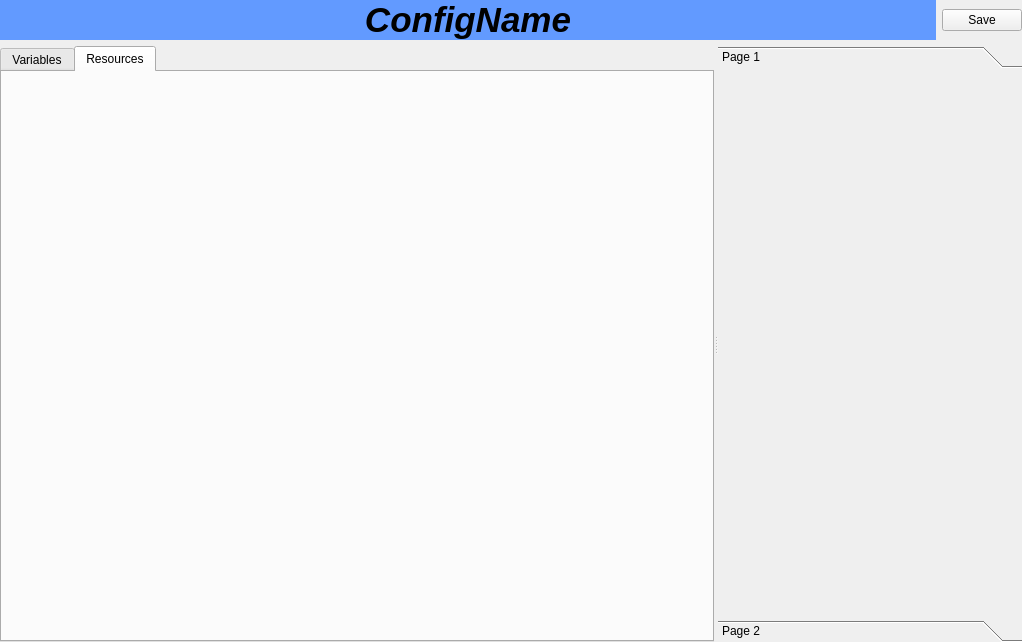
<?xml version="1.0" encoding="UTF-8"?>
<ui version="4.0">
 <class>ConfigForm</class>
 <widget class="QWidget" name="ConfigForm">
  <property name="geometry">
   <rect>
    <x>0</x>
    <y>0</y>
    <width>1022</width>
    <height>642</height>
   </rect>
  </property>
  <property name="sizePolicy">
   <sizepolicy hsizetype="Expanding" vsizetype="Expanding">
    <horstretch>0</horstretch>
    <verstretch>0</verstretch>
   </sizepolicy>
  </property>
  <property name="windowTitle">
   <string>Form</string>
  </property>
  <layout class="QVBoxLayout" name="verticalLayout">
   <property name="margin">
    <number>0</number>
   </property>
   <item>
    <layout class="QHBoxLayout" name="horizontalLayout">
     <item>
      <widget class="QLabel" name="la_name">
       <property name="sizePolicy">
        <sizepolicy hsizetype="Minimum" vsizetype="Fixed">
         <horstretch>0</horstretch>
         <verstretch>0</verstretch>
        </sizepolicy>
       </property>
       <property name="styleSheet">
        <string notr="true">background-color:rgb(98, 154, 255)</string>
       </property>
       <property name="text">
        <string>&lt;!DOCTYPE HTML PUBLIC &quot;-//W3C//DTD HTML 4.0//EN&quot; &quot;http://www.w3.org/TR/REC-html40/strict.dtd&quot;&gt;
&lt;html&gt;&lt;head&gt;&lt;meta name=&quot;qrichtext&quot; content=&quot;1&quot; /&gt;&lt;style type=&quot;text/css&quot;&gt;
p, li { white-space: pre-wrap; }
&lt;/style&gt;&lt;/head&gt;&lt;body style=&quot; font-family:'Lucida Grande'; font-size:13pt; font-weight:400; font-style:normal;&quot;&gt;
&lt;p align=&quot;center&quot; style=&quot; margin-top:0px; margin-bottom:0px; margin-left:0px; margin-right:0px; -qt-block-indent:0; text-indent:0px;&quot;&gt;&lt;span style=&quot; font-size:26pt; font-weight:600; font-style:italic;&quot;&gt;ConfigName&lt;/span&gt;&lt;/p&gt;&lt;/body&gt;&lt;/html&gt;</string>
       </property>
      </widget>
     </item>
     <item>
      <widget class="QPushButton" name="btn_save">
       <property name="sizePolicy">
        <sizepolicy hsizetype="Maximum" vsizetype="Fixed">
         <horstretch>0</horstretch>
         <verstretch>0</verstretch>
        </sizepolicy>
       </property>
       <property name="text">
        <string>Save</string>
       </property>
      </widget>
     </item>
    </layout>
   </item>
   <item>
    <widget class="QSplitter" name="splitter">
     <property name="sizePolicy">
      <sizepolicy hsizetype="Expanding" vsizetype="Expanding">
       <horstretch>0</horstretch>
       <verstretch>0</verstretch>
      </sizepolicy>
     </property>
     <property name="orientation">
      <enum>Qt::Horizontal</enum>
     </property>
     <widget class="QTabWidget" name="tabs_vars">
      <property name="sizePolicy">
       <sizepolicy hsizetype="Minimum" vsizetype="Expanding">
        <horstretch>0</horstretch>
        <verstretch>0</verstretch>
       </sizepolicy>
      </property>
      <property name="baseSize">
       <size>
        <width>100</width>
        <height>0</height>
       </size>
      </property>
      <property name="currentIndex">
       <number>1</number>
      </property>
      <widget class="QWidget" name="tab_variables">
       <property name="sizePolicy">
        <sizepolicy hsizetype="Minimum" vsizetype="Preferred">
         <horstretch>0</horstretch>
         <verstretch>0</verstretch>
        </sizepolicy>
       </property>
       <attribute name="title">
        <string>Variables</string>
       </attribute>
       <attribute name="toolTip">
        <string>List of available variables</string>
       </attribute>
       <layout class="QVBoxLayout" name="verticalLayout_4">
        <property name="sizeConstraint">
         <enum>QLayout::SetMinimumSize</enum>
        </property>
        <property name="leftMargin">
         <number>0</number>
        </property>
        <property name="rightMargin">
         <number>0</number>
        </property>
        <property name="bottomMargin">
         <number>10</number>
        </property>
        <item>
         <layout class="QVBoxLayout" name="lt_variables">
          <property name="sizeConstraint">
           <enum>QLayout::SetMinimumSize</enum>
          </property>
         </layout>
        </item>
       </layout>
      </widget>
      <widget class="QWidget" name="tab_resources">
       <property name="sizePolicy">
        <sizepolicy hsizetype="Minimum" vsizetype="Preferred">
         <horstretch>0</horstretch>
         <verstretch>0</verstretch>
        </sizepolicy>
       </property>
       <attribute name="title">
        <string>Resources</string>
       </attribute>
       <attribute name="toolTip">
        <string>List of available resources</string>
       </attribute>
       <layout class="QVBoxLayout" name="verticalLayout_6">
        <property name="sizeConstraint">
         <enum>QLayout::SetMinimumSize</enum>
        </property>
        <property name="leftMargin">
         <number>0</number>
        </property>
        <property name="rightMargin">
         <number>0</number>
        </property>
        <property name="bottomMargin">
         <number>10</number>
        </property>
        <item>
         <layout class="QVBoxLayout" name="lt_resources">
          <property name="sizeConstraint">
           <enum>QLayout::SetMinimumSize</enum>
          </property>
         </layout>
        </item>
       </layout>
      </widget>
     </widget>
     <widget class="QToolBox" name="tlbx_bundles">
      <property name="sizePolicy">
       <sizepolicy hsizetype="Maximum" vsizetype="Preferred">
        <horstretch>0</horstretch>
        <verstretch>0</verstretch>
       </sizepolicy>
      </property>
      <property name="baseSize">
       <size>
        <width>0</width>
        <height>0</height>
       </size>
      </property>
      <property name="currentIndex">
       <number>0</number>
      </property>
      <widget class="QWidget" name="page">
       <property name="geometry">
        <rect>
         <x>0</x>
         <y>0</y>
         <width>309</width>
         <height>521</height>
        </rect>
       </property>
       <attribute name="label">
        <string>Page 1</string>
       </attribute>
      </widget>
      <widget class="QWidget" name="page_2">
       <property name="geometry">
        <rect>
         <x>0</x>
         <y>0</y>
         <width>309</width>
         <height>521</height>
        </rect>
       </property>
       <attribute name="label">
        <string>Page 2</string>
       </attribute>
      </widget>
     </widget>
    </widget>
   </item>
  </layout>
 </widget>
 <resources/>
 <connections/>
</ui>
